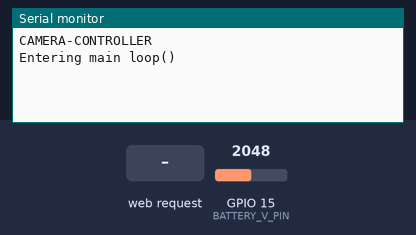
Bench run of a sketch on a simulated ESP32. Shown: the last lines printed to the serial monitor. The inputs (shaded band) are chosen by the test bench; at power-on: GPIO 15 (BATTERY_V_PIN) = 2048.

Above: at 1.2 s.
1.3 s: HTTP request GET /TIMELAPSE received
At 2.5 s:
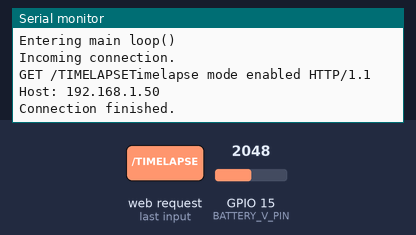
2.8 s: HTTP request GET /PHOTO received
At 3.3 s:
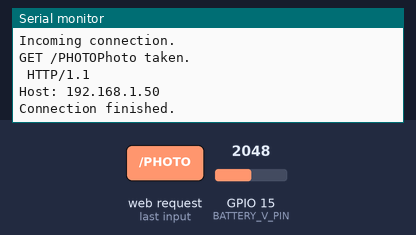
4.3 s: HTTP request GET /VIDEO received
At 5.0 s:
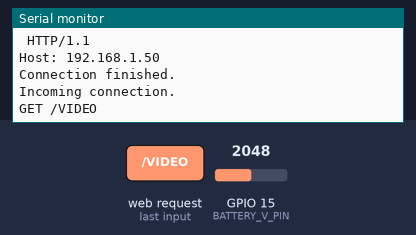
6.6 s: HTTP request GET /TIMELAPSE received
At 8.0 s:
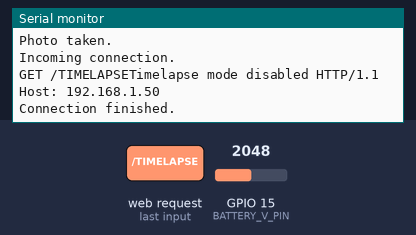

Measured:
- after the input at 1.3 s, the serial monitor: prints a new line at once (image 1)
- after the input at 2.8 s, the serial monitor: prints a new line at once (image 2)
- after the input at 4.3 s, the serial monitor: prints a new line at once (image 3)
- after the input at 6.6 s, the serial monitor: prints a new line at once (image 4)

The sketch:

esp32-camera-trigger.ino
```cpp
// (licence header left out)
#include <WiFi.h>
#include <DNSServer.h>

#define TRIG_PIN A0
#define BATTERY_V_PIN A13

DNSServer dnsServer;
WiFiServer server(80);

const byte DNS_PORT = 53;
const int timelapseIntervalSeconds = 5;

IPAddress apIpAddr(192, 168, 4, 1);
bool timelapse = false;

const char* ssid     = "CAMERA-CONTROLLER";
const char* password = "";

hw_timer_t * timer = NULL;
volatile SemaphoreHandle_t timerSemaphore;
portMUX_TYPE timerMux = portMUX_INITIALIZER_UNLOCKED;

void IRAM_ATTR onTimer(){
  xSemaphoreGiveFromISR(timerSemaphore, NULL);
  takePhoto();
}

void setup()
{
    Serial.begin(115200);

    pinMode(TRIG_PIN, OUTPUT);
    digitalWrite(TRIG_PIN, HIGH);

    pinMode(BATTERY_V_PIN, INPUT);

    WiFi.mode(WIFI_AP);
    WiFi.softAPConfig(apIpAddr, apIpAddr, IPAddress(255, 255, 255, 0));
    WiFi.softAP(ssid, password);

    Serial.println(ssid);
    Serial.println(password);

    dnsServer.start(DNS_PORT, "*", apIpAddr);
    server.begin();

    timerSemaphore = xSemaphoreCreateBinary();
    timer = timerBegin(0, 80, true);
    timerAttachInterrupt(timer, &onTimer, true);

    timerAlarmWrite(timer, timelapseIntervalSeconds * 1000000, true);
    Serial.println("Entering main loop()");
}

// takePhoto() snaps a picture
// Line is assumed to be HIGH before calling this
void takePhoto() {
    digitalWrite(TRIG_PIN, LOW);
    delay(50);
    Serial.println("Photo taken.");
}

// takeVideo() toggles video recording
// Line is assumed to be HIGH before calling this
void takeVideo() {
    digitalWrite(TRIG_PIN, LOW);
    delay(800);
    Serial.println("Toggled video recording.");
}

// getBatteryVoltage() returns the internal battery voltage
// measured by a /2 resistive divider on pin A13 (specific
// to the ESP32 HUZZAH)
float getBatteryVoltage() {
    return (analogRead(BATTERY_V_PIN) * 2);
}

void loop() {
  dnsServer.processNextRequest();
  WiFiClient client = server.available();

  digitalWrite(TRIG_PIN, HIGH);

  if (client) {
    Serial.println("Incoming connection.");
    String currentLine = "";
    while (client.connected()) {
      if (client.available()) {
        char c = client.read();
        Serial.write(c);
        if (c == '\n') {
          if (currentLine.length() == 0) {
            client.println("HTTP/1.1 200 OK");
            client.println("Content-type:text/html");
            client.println();

            client.print("My IP is: ");
            client.print("<a href=\"");
            client.print("\"");
            client.print(apIpAddr);
            client.print("/");
            client.print(">");
            client.print(apIpAddr);
            client.print("</a><br><br><br>");

            client.print("Battery voltage is: ");
            client.print(getBatteryVoltage());
            client.print(" mV");
            client.print("<br><br><br>");
            client.print("<a href=\"/PHOTO\">TAKE A PHOTO</a><br><br><br>");
            client.print("<a href=\"/VIDEO\">START/STOP VIDEO</a><br><br><br>");

            if(timelapse) {
              client.print("Photo timelapse: Started<br><br>");
            } else {
              client.print("Photo timelapse: Stopped<br><br>");
            }

            client.print("<a href=\"/TIMELAPSE\">START/STOP PHOTO TIMELAPSE</a><br><br><br>");

            client.println();
            break;

          } else {
            currentLine = "";
          }
        } else if (c != '\r') {
          currentLine += c;
        }

        if (currentLine.endsWith("GET /TIMELAPSE")) {

          if (!timelapse) {

            timelapse = true;
            timerAlarmEnable(timer);
            Serial.print("Timelapse mode enabled");

          } else {

            timelapse = false;

            if (timer) {
              timerEnd(timer);
            }

            Serial.print("Timelapse mode disabled");

          }
        }

        if (currentLine.endsWith("GET /PHOTO")) {
          takePhoto();
        }

        if (currentLine.endsWith("GET /VIDEO")) {
          takeVideo();
        }

      }
    }

    client.stop();
    Serial.println("Connection finished.");

  }
}
```
